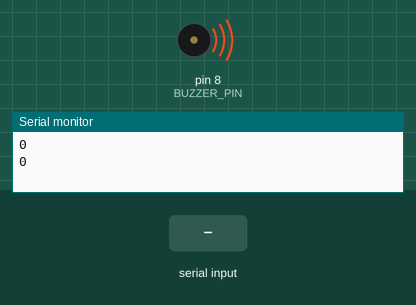
Recording of a sketch running on a simulated Arduino Uno, built with avr-gcc and run on an emulated ATmega328P. Parts: buzzer (waves = sounding), the last lines printed to the serial monitor. The test bench sets the inputs (shaded band).

Above: at 1.8 s.
1.9 s: "1" received over the second serial link
At 5.0 s:
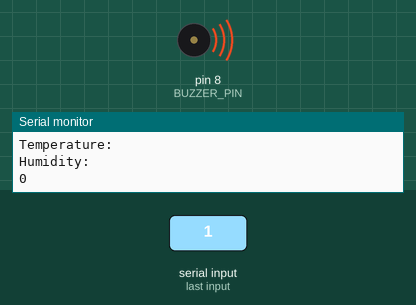
5.5 s: "0" received over the second serial link
At 8.8 s:
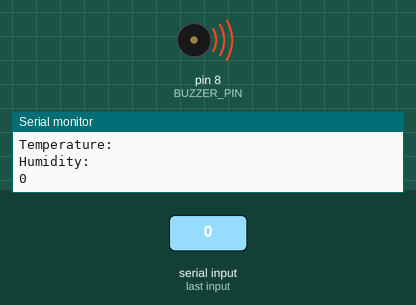
9.4 s: "2" received over the second serial link
At 12.6 s:
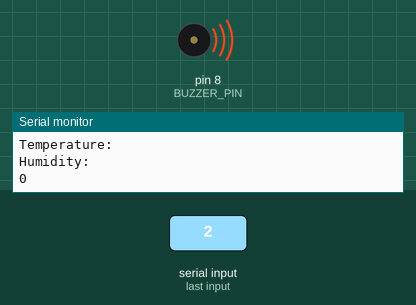
Timing chart, 0 to 14.1 s (numbered marks = the images above; inputs shaded):
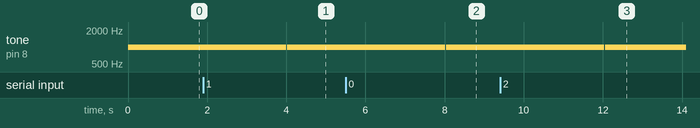

Measured:
- after the input at 1.9 s, tone on pin 8 (BUZZER_PIN): 1000 Hz → silent after 2.1 s, → 1000 Hz 0.02 s later
- after the input at 5.5 s, tone on pin 8 (BUZZER_PIN): 1000 Hz → silent after 2.5 s, → 1000 Hz 0.02 s later
- after the input at 9.4 s, tone on pin 8 (BUZZER_PIN): 1000 Hz → silent after 2.6 s, → 1000 Hz 0.02 s later

The sketch:

uno_software_serial.ino
```cpp
#include <SoftwareSerial.h>  // Thư viện cho cổng nối tiếp mềm

#define RX_PIN 11     // Chân RX của cổng nối tiếp mềm
#define TX_PIN 12     // Chân TX của cổng nối tiếp mềm
#define BUZZER_PIN 8  // Chân kết nối với led

SoftwareSerial unoSerial(RX_PIN, TX_PIN);  // Tạo một đối tượng cổng nối tiếp mềm

void setup() {
  Serial.begin(9600);     // Khởi tạo cổng nối tiếp cứng với tốc độ baud là 9600
  unoSerial.begin(9600);  // Khởi tạo cổng nối tiếp mềm với tốc độ baud là 9600
  // pinMode(LED_PIN, OUTPUT); // Đặt chân kết nối với led là chân đầu ra
  pinMode(BUZZER_PIN, OUTPUT);
}

void loop() {
  tone(BUZZER_PIN, 1000, 2000);
  Serial.println(unoSerial.available());
  if (unoSerial.available()) {                // Nếu có dữ liệu từ cổng nối tiếp mềm
    String data = unoSerial.readString();     // Đọc chuỗi dữ liệu
    Serial.println(data);                     // In ra chuỗi dữ liệu
    String value1 = getValue(data, ';', 0);   // Tách phần tử thứ 0 theo ký tự phân cách ';'
    String value2 = getValue(data, ';', 1);   // Tách phần tử thứ 1 theo ký tự phân cách ';'
    String value3 = getValue(data, ';', 1);   // Tách phần tử thứ 1 theo ký tự phân cách ';'
    String value4 = getValue(data, ';', 1);   // Tách phần tử thứ 1 theo ký tự phân cách ';'
    Serial.println("Date:" + value1);         // In ra phần tử thứ 0
    Serial.println("Time:" + value2);         // In ra phần tử thứ 1
    Serial.println("Temperature:" + value3);  // In ra phần tử thứ 1
    Serial.println("Humidity:" + value4);     // In ra phần tử thứ 1
    unoSerial.println("da nhan dc r nhe");
  }
  delay(1000);
}

// Hàm tách chuỗi dữ liệu theo ký tự phân cách và trả về phần tử thứ index
String getValue(String data, char separator, int index) {
  int found = 0;
  int strIndex[] = { 0, -1 };
  int maxIndex = data.length() - 1;

  for (int i = 0; i <= maxIndex && found <= index; i++) {
    if (data.charAt(i) == separator || i == maxIndex) {
      found++;
      strIndex[0] = strIndex[1] + 1;
      strIndex[1] = (i == maxIndex) ? i + 1 : i;
    }
  }
  return found > index ? data.substring(strIndex[0], strIndex[1]) : "";
}
```
